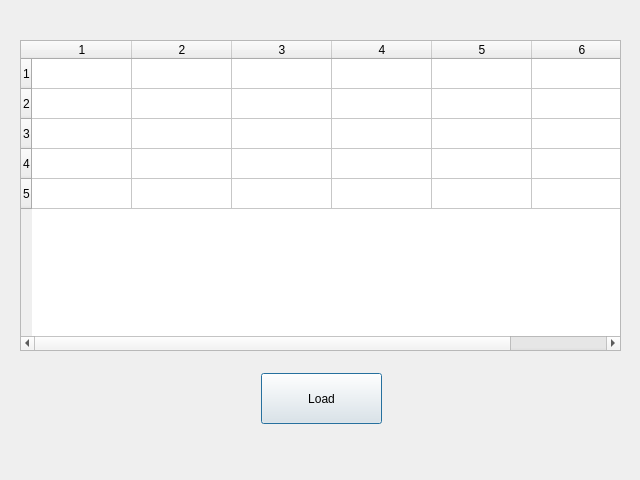
<?xml version="1.0" encoding="UTF-8"?>
<ui version="4.0">
 <class>Dialog</class>
 <widget class="QDialog" name="Dialog">
  <property name="geometry">
   <rect>
    <x>0</x>
    <y>0</y>
    <width>640</width>
    <height>480</height>
   </rect>
  </property>
  <property name="windowTitle">
   <string>Dialog</string>
  </property>
  <widget class="QTableWidget" name="tableWidget">
   <property name="geometry">
    <rect>
     <x>20</x>
     <y>40</y>
     <width>601</width>
     <height>311</height>
    </rect>
   </property>
   <property name="rowCount">
    <number>5</number>
   </property>
   <property name="columnCount">
    <number>6</number>
   </property>
   <row/>
   <row/>
   <row/>
   <row/>
   <row/>
   <column/>
   <column/>
   <column/>
   <column/>
   <column/>
   <column/>
  </widget>
  <widget class="QPushButton" name="pushButton">
   <property name="geometry">
    <rect>
     <x>261</x>
     <y>373</y>
     <width>121</width>
     <height>51</height>
    </rect>
   </property>
   <property name="text">
    <string>Load</string>
   </property>
  </widget>
 </widget>
 <resources/>
 <connections/>
</ui>
